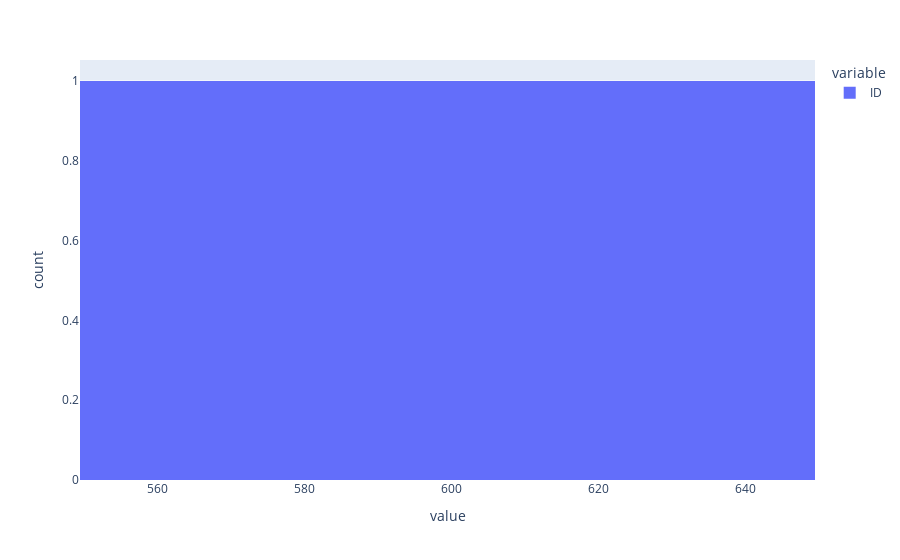

Notebook source saved alongside this figure:
### Code cell


### Figure 1 — Plotly figure (JSON) as saved in the notebook; plotly's stock layout.template omitted (floating-point values rounded to 4 significant figures)
{"data": [{"alignmentgroup": "True", "bingroup": "x", "hovertemplate": "variable=ID<br>value=%{x}<br>count=%{y}<extra></extra>", "legendgroup": "ID", "marker": {"color": "#636efa"}, "name": "ID", "offsetgroup": "ID", "orientation": "v", "showlegend": true, "type": "histogram", "x": [555, 619], "xaxis": "x", "yaxis": "y"}], "layout": {"barmode": "relative", "legend": {"title": {"text": "variable"}, "tracegroupgap": 0}, "margin": {"t": 60}, "xaxis": {"anchor": "y", "domain": [0, 1], "title": {"text": "value"}}, "yaxis": {"anchor": "x", "domain": [0, 1], "title": {"text": "count"}}}}
